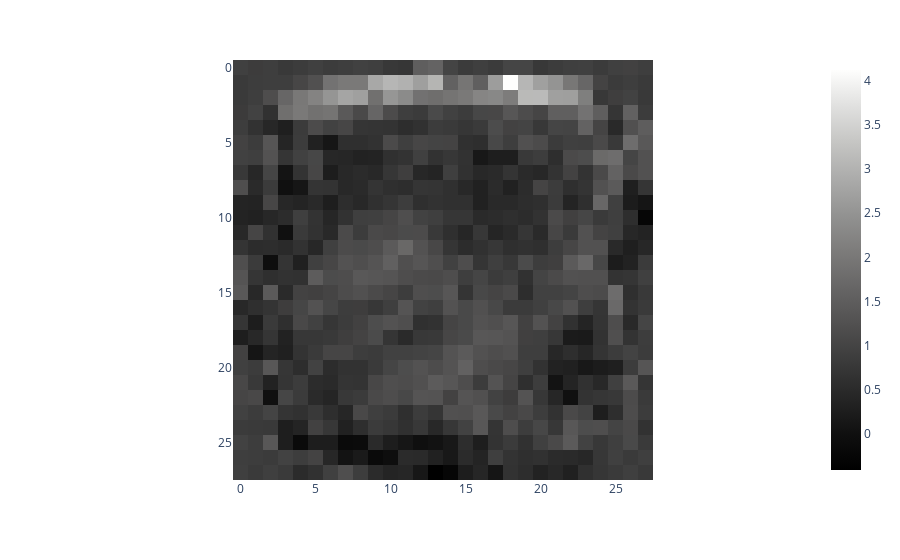

Notebook code for this chart:
### Code cell
second_layer_feature = np.dot(tf.keras.activations.relu(first_layer_b + first_layer_w).numpy(),
                              second_layer_w[:,3].numpy()).reshape([28,28])
px.imshow(second_layer_feature, color_continuous_scale="gray")

### Figure 1 — Plotly figure (JSON) as saved in the notebook; plotly's stock layout.template omitted (floating-point values rounded to 4 significant figures; data arrays with more than 128 entries replaced by an {"elided": "..."} marker saying what was removed)
{"data": [{"coloraxis": "coloraxis", "hovertemplate": "x: %{x}<br>y: %{y}<br>color: %{z}<extra></extra>", "name": "0", "type": "heatmap", "xaxis": "x", "yaxis": "y", "z": {"elided": "28x28 float values"}}], "layout": {"coloraxis": {"colorscale": [[0, "rgb(0, 0, 0)"], [0.09091, "rgb(16, 16, 16)"], [0.1818, "rgb(38, 38, 38)"], [0.2727, "rgb(59, 59, 59)"], [0.3636, "rgb(81, 80, 80)"], [0.4545, "rgb(102, 101, 101)"], [0.5455, "rgb(124, 123, 122)"], [0.6364, "rgb(146, 146, 145)"], [0.7273, "rgb(171, 171, 170)"], [0.8182, "rgb(197, 197, 195)"], [0.9091, "rgb(224, 224, 223)"], [1, "rgb(254, 254, 253)"]]}, "margin": {"t": 60}, "xaxis": {"anchor": "y", "constrain": "domain", "domain": [0, 1], "scaleanchor": "y"}, "yaxis": {"anchor": "x", "autorange": "reversed", "constrain": "domain", "domain": [0, 1]}}}
